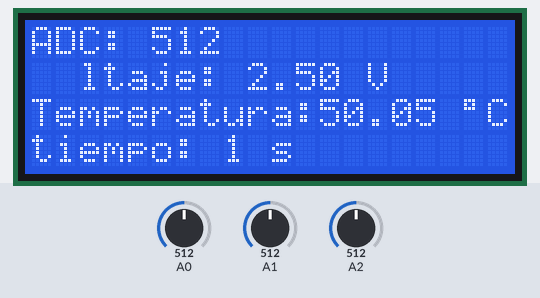
The sketch below on a simulated Arduino Uno, built with avr-gcc and run on an emulated ATmega328P. Parts: 20×4 character LCD. The inputs (shaded band) are chosen by the test bench; at power-on: A2 = 512, A0 = 512, A1 = 512.

Above: at 1.2 s.
1.3 s: A2 set to 107
At 2.0 s:
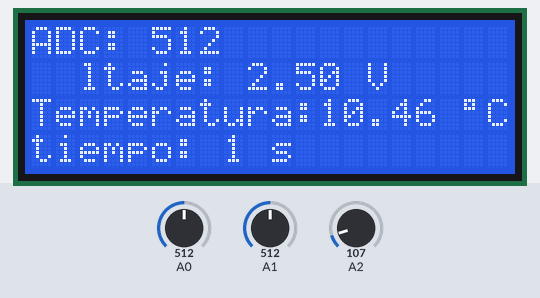
3.6 s: A2 set to 94
At 4.4 s:
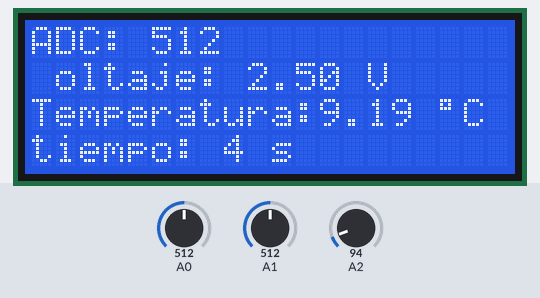
6.6 s: A2 set to 1023
At 8.8 s:
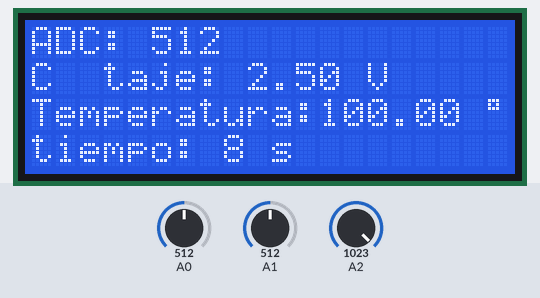
9.6 s: A0 set to 716
At 10.9 s:
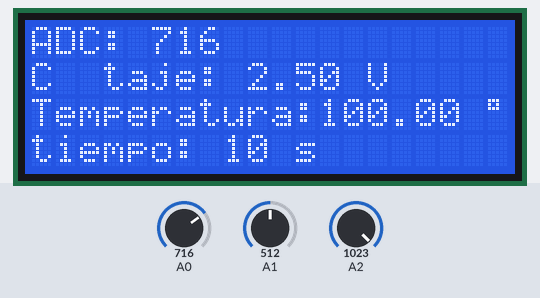
11.6 s: A1 set to 716
At 12.3 s:
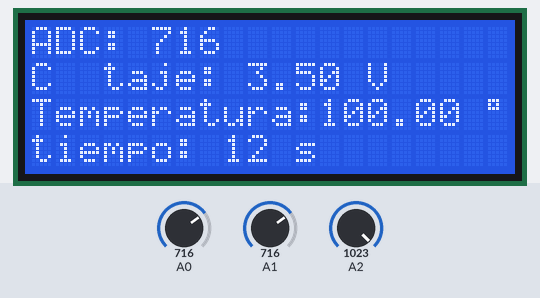
13.5 s: A0 set to 900
At 14.9 s:
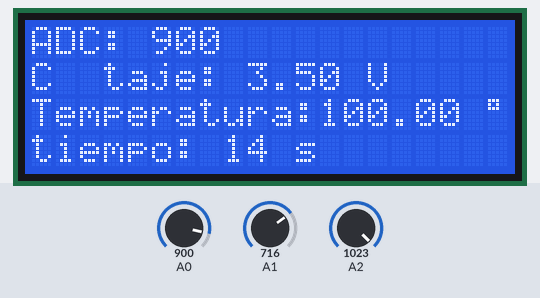
Timing chart, 0 to 16.5 s (numbered marks = the images above; inputs shaded):
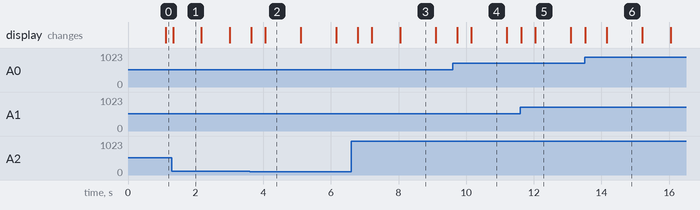

Measured:
- the behaviour switches between 103 and 102 on A2 (found by bisection; images 1 and 2)
- after the input at 3.6 s, the display: first changes at once (image 2 shows a later state)
- after the input at 6.6 s, the display: first changes after 0.19 s (image 3 shows a later state)
- what the display in image 2 shows lasts 1.0 s, from 4.1 s to 5.1 s
- what the display in image 4 shows lasts 1.0 s, from 10.2 s to 11.2 s

The sketch:

DatosConLCD2004.ino
```cpp
/****************************************************************************************
 Datos Con LCD2004

  En este ejemplo mostramos en un LCD2004 variables, que pueden representar valores de sensores u otros datos.
  Para simular los sensores se pueden usar potenciómetros conectados a los pines analógicos.

 Conexiones:
  -------------------
  LCD1602/2004-> Arduino
  -------------------
  VSS (Pin 1) -> GND
  VDD (Pin 2) -> 5V
  VEE (Pin 3) -> Potenciómetro(**)
  RS (Pin 4)  -> D8
  RW (Pin 5)  -> GND
  EN (Pin 6)  -> D9
  D0 (Pin 7)  -> NC
  D1 (Pin 8)  -> NC
  D2 (Pin 9)  -> NC
  D3 (Pin 10) -> NC
  D4 (Pin 11) -> D4
  D5 (Pin 12) -> D5
  D6 (Pin 13) -> D6
  D7 (Pin 14) -> D7
  Led+(Pin 15)-> 5V
  Led-(Pin 16)-> GND
  ------------------
  Sensor1(pot1)->A0
  Sensor2(pot2)->A1
  Sensor3(pot3)->A2
  ------------------
  **El potenciómetro es para controlar la intensidad
  *Puede usar potenciómetros para simular sensores analógicos
  *Puede cambiar las conexiones a otros pines del arduino modificando las variables que definen los pines


 Ejemplo desarrollado por Naylamp Mechatronics bajo licencia MIT (puede copiar, modificar, integrar o redistribuir)

 Última modificación el 23/08/2020

 Más información en:
   -https://naylampmechatronics.com/blog/34_Tutorial-LCD-conectando-tu-arduino-a-un-LCD1.html
   -https://github.com/naylampmechatronics/Ejemplos_LCD1602

**************************************************************************************************/

#include <LiquidCrystal.h>

//Definición de pines
const int PinRS = 8;
const int PinEN = 9;
const int PinD4 = 4;
const int PinD5 = 5;
const int PinD6 = 6;
const int PinD7 = 7;

//Crear el objeto LCD con los números correspondientes (rs, en, d4, d5, d6, d7)
LiquidCrystal lcd(PinRS,PinEN,PinD4,PinD5,PinD6,PinD7);

void setup() {
  // Inicializar el LCD con el número de  columnas y filas del LCD
  lcd.begin(20,4);
}

void loop() {
  int sen1=analogRead(A0);
  float sen2=analogRead(A1)*(5.0 / 1023.0);
  float sen3=analogRead(A2)*(100.0 / 1023.0);
  int tiempo=millis()/1000;
  // Cursor en la primera posición de la primera fila
  lcd.setCursor(0,0);
  lcd.print("ADC: ");
  lcd.print(sen1);
  lcd.print("   ");
  // Cursor en la 1° posición de la 2° fila
  lcd.setCursor(0,1);
  lcd.print("Voltaje: ");
  lcd.print(sen2);
  lcd.print(" V  ");
  // Cursor en la primera posición de la 3° fila
  lcd.setCursor(0,2);
  lcd.print("Temperatura:");
  lcd.print(sen3); //1 decimal
  lcd.print(" \337C  "); // "\337" -> "°"
  // Cursor en la 1° posición de la 4° fila
  lcd.setCursor(0,3);
  lcd.print("tiempo: ");
  lcd.print(tiempo);
  lcd.print(" s  ");

  delay(200);

}
```
